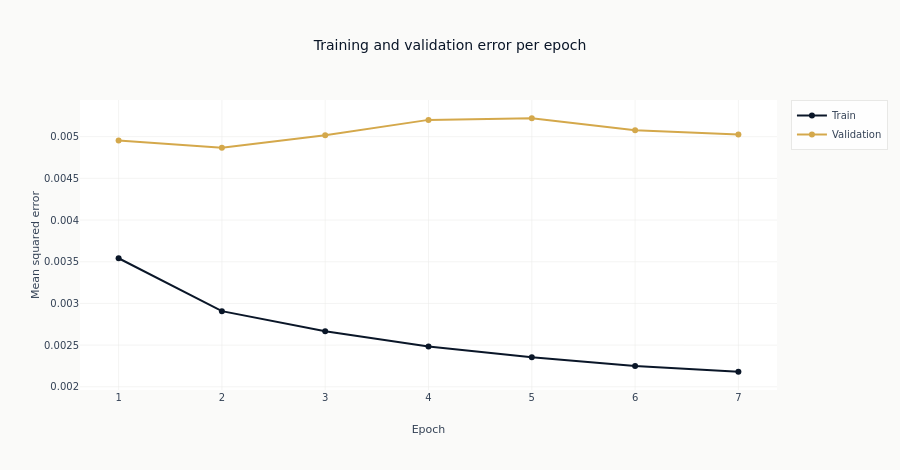

Notebook code for this chart:
### Code cell
epochs_axis = list(range(1, len(history["train_loss"]) + 1))
fig = go.Figure()
fig.add_trace(
    go.Scatter(
        x=epochs_axis,
        y=history["train_loss"],
        mode="lines+markers",
        name="Train",
        line_color=COLORS["blue"],
    )
)
fig.add_trace(
    go.Scatter(
        x=epochs_axis,
        y=history["val_loss"],
        mode="lines+markers",
        name="Validation",
        line_color=COLORS["amber"],
    )
)
fig.update_layout(
    title="Training and validation error per epoch",
    xaxis_title="Epoch",
    yaxis_title="Mean squared error",
    height=470,
)
show_plotly_with_alt(
    fig,
    "A line chart of mean squared error against epoch, with one line for the training "
    "set and one for the validation set. Training stops when the validation line has "
    "gone the required number of epochs without a new minimum.",
)

### Figure 1 — Plotly figure (JSON) as saved in the notebook; plotly's stock layout.template omitted (floating-point values rounded to 4 significant figures)
{"data": [{"line": {"color": "#0a1628"}, "mode": "lines+markers", "name": "Train", "type": "scatter", "x": [1, 2, 3, 4, 5, 6, 7], "y": [0.003542, 0.002907, 0.002665, 0.002484, 0.002354, 0.002249, 0.002181]}, {"line": {"color": "#D4A84B"}, "mode": "lines+markers", "name": "Validation", "type": "scatter", "x": [1, 2, 3, 4, 5, 6, 7], "y": [0.004954, 0.004868, 0.005017, 0.005201, 0.005221, 0.005076, 0.005025]}], "layout": {"height": 470, "title": {"text": "Training and validation error per epoch"}, "xaxis": {"title": {"text": "Epoch"}}, "yaxis": {"title": {"text": "Mean squared error"}}}}
